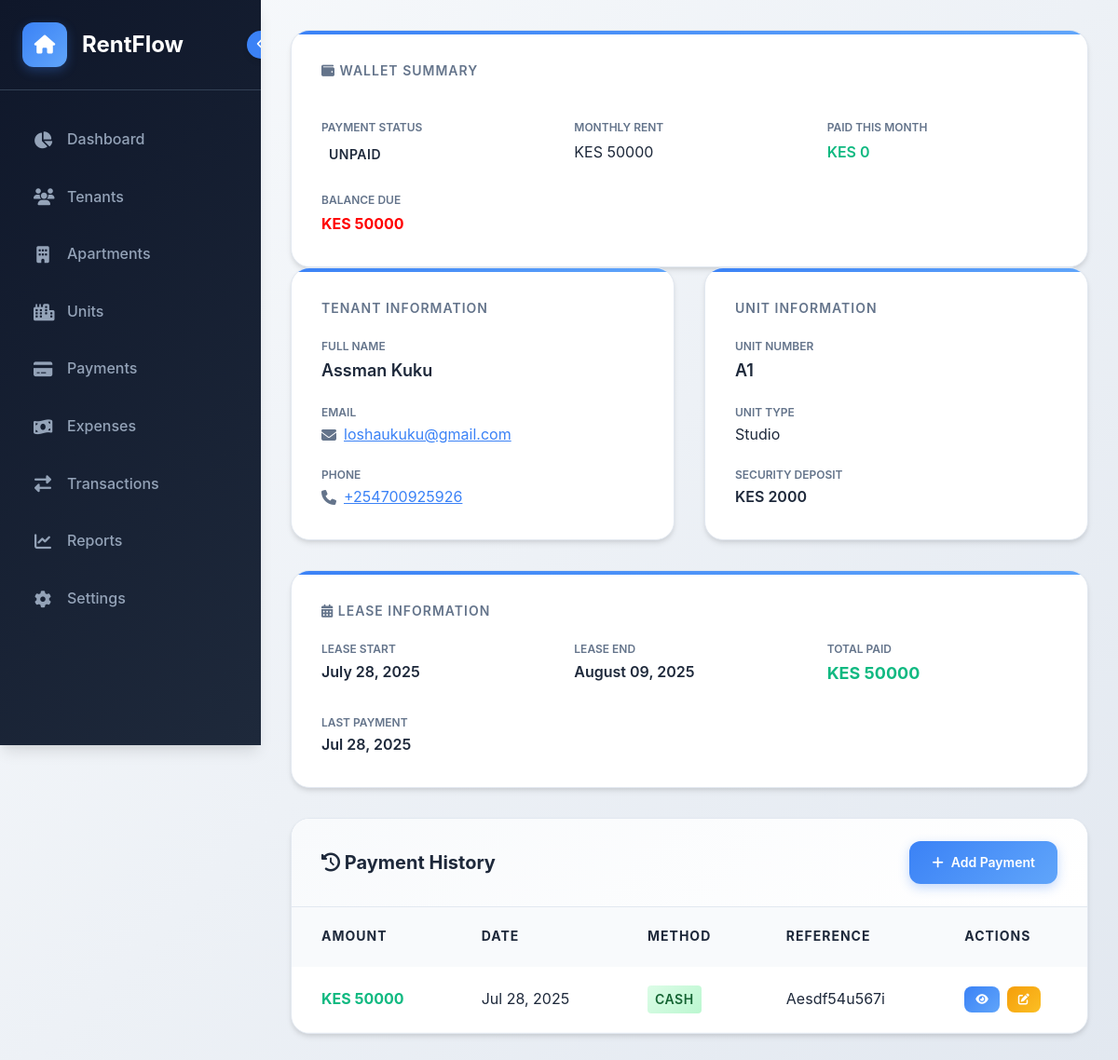
Page /tenants/1/ on the committed database.
### rentals/models.py (models this page shows, shortened)
class Tenant(models.Model):
    PAYMENT_STATUS = [
        ('paid', 'Paid'),
        ('unpaid', 'Unpaid'),
        ('partial', 'Partial'),
        ('overdue', 'Overdue'),
    ]
    phone_regex = RegexValidator(
        regex=r'^\+?1?\d{9,15}$',
        message="Phone number must be entered in the format: '+999999999'. Up to 15 digits allowed."
    )
    first_name = models.CharField(max_length=50)
    last_name = models.CharField(max_length=50)
    email = models.EmailField(unique=True)
    phone_number = models.CharField(validators=[phone_regex], max_length=17)
    unit = models.OneToOneField('Unit', on_delete=models.CASCADE, related_name='tenant')
    lease_start_date = models.DateField()
    lease_end_date = models.DateField()
    security_deposit = models.DecimalField(max_digits=10, decimal_places=2)
    payment_status = models.CharField(max_length=10, choices=PAYMENT_STATUS, default='unpaid')
    created_at = models.DateTimeField(auto_now_add=True)
    updated_at = models.DateTimeField(auto_now=True)
    @property
    def full_name(self):
        return f"{self.first_name} {self.last_name}"
    def calculate_balance(self):
        today = now().date()
        current_month_start = today.replace(day=1)
        months_rented = (today.year - self.lease_start_date.year) * 12 + (today.month - self.lease_start_date.month) + 1
        total_expected_rent = months_rented * self.unit.rent_amount
        total_paid = self.payments.aggregate(total=models.Sum('amount'))['total'] or 0
        paid_this_month = self.payments.filter(
            payment_date__gte=current_month_start
        ).aggregate(total=models.Sum('amount'))['total'] or 0
        balance = total_expected_rent - total_paid
        status = "Fully Paid" if balance <= 0 else ("Partially Paid" if paid_this_month > 0 else "Unpaid")
        return {
            "monthly_rent": self.unit.rent_amount,
            "paid": paid_this_month,
            "balance": balance,
            "status": status
        }
    class Meta:
        ordering = ['first_name', 'last_name']

class Unit(models.Model):
    UNIT_TYPES = [
        ('studio', 'Studio'),
        ('1br', '1 Bedroom'),
        ('2br', '2 Bedroom'),
        ('3br', '3 Bedroom'),
        ('4br', '4 Bedroom'),
    ]
    STATUS_CHOICES = [
        ('vacant', 'Vacant'),
        ('occupied', 'Occupied'),
        ('maintenance', 'Under Maintenance'),
    ]
    unit_number = models.CharField(max_length=10, unique=True)
    unit_type = models.CharField(max_length=10, choices=UNIT_TYPES)
    rent_amount = models.DecimalField(max_digits=10, decimal_places=2)
    description = models.TextField(blank=True)
    status = models.CharField(max_length=15, choices=STATUS_CHOICES, default='vacant')
    created_at = models.DateTimeField(auto_now_add=True)
    updated_at = models.DateTimeField(auto_now=True)
    block = models.ForeignKey(Block, on_delete=models.CASCADE, related_name='units', null=True, blank=True)
    class Meta:
        ordering = ['unit_number']

class Payment(models.Model):
    PAYMENT_METHODS = [
        ('cash', 'Cash'),
        ('mpesa', 'M-Pesa'),
        ('bank_transfer', 'Bank Transfer'),
        ('cheque', 'Cheque'),
    ]
    tenant = models.ForeignKey(Tenant, on_delete=models.CASCADE, related_name='payments')
    amount = models.DecimalField(max_digits=10, decimal_places=2)
    payment_date = models.DateField()
    payment_method = models.CharField(max_length=15, choices=PAYMENT_METHODS)
    reference_number = models.CharField(max_length=50, blank=True)
    notes = models.TextField(blank=True)
    created_at = models.DateTimeField(auto_now_add=True)
    class Meta:
        ordering = ['-payment_date']

### rentals/views.py (the view)
# urls.py: path('tenants/<int:tenant_id>/', views.view_tenant, name='view_tenant'),
def view_tenant(request, tenant_id):
    tenant = get_object_or_404(Tenant, id=tenant_id)
    payments = Payment.objects.filter(tenant=tenant).order_by('-payment_date')[:10]
    wallet = tenant.calculate_balance()
    payment_status = wallet['status']
    status_class = payment_status.lower().replace(" ", "-")
    context = {
        'tenant': tenant,
        'payments': payments,
        'total_paid': payments.aggregate(total=Sum('amount'))['total'] or 0,
        'last_payment': payments.first(),
        'wallet': wallet,  # ✅ Add wallet to context
        'payment_status': payment_status,
        'status_class': status_class,
    }
    return render(request, 'rentals/view_tenant.html', context)

### templates/rentals/view_tenant.html (shortened to what this page needs)
{% extends 'base.html' %}
{% block content %}
<div class="card wallet-summary-card">
  <div class="card-header bg-warning text-white">
    <h5 class="card-title mb-0"><i class="fas fa-wallet"></i> Wallet Summary</h5>
  </div>
  <div class="card-body">
    <div class="wallet-grid">
      <div class="wallet-item">
        <label>Payment Status</label>
        <span class="status {{ status_class }}">
        {{ payment_status }}
        </span>
      </div>
      <div class="wallet-item">
        <label>Monthly Rent</label>
        <div>KES {{ tenant.unit.rent_amount|floatformat:0 }}</div>
      </div>
      <div class="wallet-item">
        <label>Paid This Month</label>
        <div style="color: var(--success-color); font-weight: 600;">
          KES {{ wallet.paid|floatformat:0 }}
        </div>
      </div>
      <div class="wallet-item">
        <label>Balance Due</label>
        <div style="color: red; font-weight: 700;">
          KES {{ wallet.balance|floatformat:0 }}
        </div>
      </div>
    </div>
  </div>
</div>
<div class="responsive-grid two-column">
    <div class="card">
        <div class="card-header bg-primary text-white">
            <h5 class="card-title mb-0">Tenant Information</h5>
        </div>
        <div class="card-body">
            <div style="display: grid; gap: 16px;">
            <div>
                <label style="font-weight: 600; color: var(--text-light); font-size: 12px; text-transform: uppercase;">Full Name</label>
                <div style="font-size: 18px; font-weight: 600;">{{ tenant.full_name }}</div>
            </div>
            <div>
                <label style="font-weight: 600; color: var(--text-light); font-size: 12px; text-transform: uppercase;">Email</label>
                <div style="display: flex; align-items: center; gap: 8px;">
                    <i class="fas fa-envelope" style="color: var(--text-light);"></i>
                    <a href="mailto:{{ tenant.email }}" style="color: var(--primary-color);">{{ tenant.email }}</a>
                </div>
            </div>
            <div>
                <label style="font-weight: 600; color: var(--text-light); font-size: 12px; text-transform: uppercase;">Phone</label>
                <div style="display: flex; align-items: center; gap: 8px;">
                    <i class="fas fa-phone" style="color: var(--text-light);"></i>
                    <a href="tel:{{ tenant.phone_number }}" style="color: var(--primary-color);">{{ tenant.phone_number }}</a>
                </div>
            </div>
        </div>
        </div>
    </div>
    <div class="card">
        <div class="card-header bg-success text-white">
            <h5 class="card-title mb-0">Unit Information</h5>
        </div>
        <div class="card-body">
            <div style="display: grid; gap: 16px;">
            <div>
                <label style="font-weight: 600; color: var(--text-light); font-size: 12px; text-transform: uppercase;">Unit Number</label>
                <div style="font-size: 18px; font-weight: 600;">{{ tenant.unit.unit_number }}</div>
            </div>
            <div>
                <label style="font-weight: 600; color: var(--text-light); font-size: 12px; text-transform: uppercase;">Unit Type</label>
                <div>{{ tenant.unit.get_unit_type_display }}</div>
            </div>
            <div>
                <label style="font-weight: 600; color: var(--text-light); font-size: 12px; text-transform: uppercase;">Security Deposit</label>
                <div style="font-weight: 600;">KES {{ tenant.security_deposit|floatformat:0 }}</div>
            </div>
        </div>
        </div>
    </div>
</div>
<div class="card" style="margin-bottom: 32px;">
    <h3 class="card-title">
        <i class="fas fa-calendar-alt"></i>
        Lease Information
    </h3>
    <div style="display: grid; grid-template-columns: repeat(auto-fit, minmax(200px, 1fr)); gap: 24px;">
        <div>
            <label style="font-weight: 600; color: var(--text-light); font-size: 12px; text-transform: uppercase;">Lease Start</label>
            <div style="font-weight: 600;">{{ tenant.lease_start_date|date:"F d, Y" }}</div>
        </div>
        <div>
            <label style="font-weight: 600; color: var(--text-light); font-size: 12px; text-transform: uppercase;">Lease End</label>
            <div style="font-weight: 600;">{{ tenant.lease_end_date|date:"F d, Y" }}</div>
        </div>
        <div>
            <label style="font-weight: 600; color: var(--text-light); font-size: 12px; text-transform: uppercase;">Total Paid</label>
            <div style="font-size: 18px; font-weight: 700; color: var(--success-color);">
                KES {{ total_paid|floatformat:0 }}
            </div>
        </div>
        <div>
            <label style="font-weight: 600; color: var(--text-light); font-size: 12px; text-transform: uppercase;">Last Payment</label>
            <div style="font-weight: 600;">
                {% if last_payment %}
                    {{ last_payment.payment_date|date:"M d, Y" }}
                {% else %}
                    No payments yet
                {% endif %}
            </div>
        </div>
    </div>
</div>
<div class="table-container">
    <div class="table-header">
        <h3 class="table-title">
            <i class="fas fa-history"></i>
            Payment History
        </h3>
        <a href="{% url 'add_payment' %}" class="btn btn-primary">
            <i class="fas fa-plus"></i>
            Add Payment
        </a>
    </div>
    <table>
        <thead>
            <tr>
                <th>Amount</th>
                <th>Date</th>
                <th>Method</th>
                <th>Reference</th>
                <th>Actions</th>
            </tr>
        </thead>
        <tbody>
            {% for payment in payments %}
            <tr>
                <td>
                    <span style="font-weight: 700; color: var(--success-color);">
                        KES {{ payment.amount|floatformat:0 }}
                    </span>
                </td>
                <td>{{ payment.payment_date|date:"M d, Y" }}</td>
                <td>
                    <span class="status status-paid">
                        {{ payment.get_payment_method_display }}
                    </span>
                </td>
                <td>{{ payment.reference_number|default:"-" }}</td>
                <td>
                    <div class="action-buttons">
                        <a href="{% url 'view_payment' payment.id %}" class="btn-action btn-view tooltip" data-tooltip="View Details">
                            <i class="fas fa-eye"></i>
                        </a>
                        <a href="{% url 'edit_payment' payment.id %}" class="btn-action btn-edit tooltip" data-tooltip="Edit Payment">
                            <i class="fas fa-edit"></i>
                        </a>
                    </div>
                </td>
            </tr>
            {% endfor %}
        </tbody>
    </table>
</div>
{% endblock %}

### templates/base.html (style rules this page uses)
:root { --primary-color: #3b82f6; --primary-dark: #2563eb; --primary-light: #60a5fa; --secondary-color: #64748b; --success-color: #10b981; --warning-color: #f59e0b; --danger-color: #ef4444; --dark-bg: #0f172a; --dark-bg-light: #1e293b; --dark-bg-lighter: #334155; --light-bg: #f8fafc; --white: #ffffff; --text-dark: #1e293b; --text-light: #64748b; --text-muted: #94a3b8; --border-color: #e2e8f0; --shadow: 0 4px 6px -1px rgba(0, 0, 0, 0.1), 0 2px 4px -1px rgba(0, 0, 0, 0.06); --shadow-lg: 0 10px 15px -3px rgba(0, 0, 0, 0.1), 0 4px 6px -2px rgba(0, 0, 0, 0.05); --sidebar-width: 280px; --sidebar-collapsed-width: 80px; }
* { margin: 0; padding: 0; box-sizing: border-box; }
body { font-family: 'Inter', -apple-system, BlinkMacSystemFont, 'Segoe UI', Roboto, sans-serif; background: linear-gradient(135deg, #f8fafc 0%, #e2e8f0 100%); color: var(--text-dark); line-height: 1.6; overflow-x: hidden; }
.btn { padding: 12px 24px; border: none; border-radius: 12px; cursor: pointer; font-weight: 600; font-size: 14px; transition: all 0.3s cubic-bezier(0.4, 0, 0.2, 1); text-decoration: none; display: inline-flex; align-items: center; gap: 8px; position: relative; overflow: hidden; }
.btn::before { content: ''; position: absolute; top: 0; left: -100%; width: 100%; height: 100%; background: linear-gradient(90deg, transparent, rgba(255, 255, 255, 0.2), transparent); transition: left 0.6s; }
.btn-primary { background: linear-gradient(135deg, var(--primary-color) 0%, var(--primary-light) 100%); color: white; box-shadow: 0 4px 12px rgba(59, 130, 246, 0.3); }
.card { background: white; border-radius: 20px; padding: 32px; box-shadow: var(--shadow); border: 1px solid var(--border-color); transition: all 0.3s cubic-bezier(0.4, 0, 0.2, 1); position: relative; overflow: hidden; animation: fadeInScale 0.6s ease-out; }
.card::before { content: ''; position: absolute; top: 0; left: 0; width: 100%; height: 4px; background: linear-gradient(90deg, var(--primary-color), var(--primary-light)); }
.card-title { font-size: 14px; font-weight: 600; color: var(--text-light); text-transform: uppercase; letter-spacing: 1px; margin-bottom: 16px; }
.table-container { background: white; border-radius: 20px; overflow: hidden; box-shadow: var(--shadow); border: 1px solid var(--border-color); animation: slideInUp 0.6s ease-out; }
.table-header { padding: 24px 32px; border-bottom: 1px solid var(--border-color); display: flex; justify-content: space-between; align-items: center; background: linear-gradient(135deg, var(--light-bg) 0%, white 100%); }
.table-title { font-size: 20px; font-weight: 700; color: var(--text-dark); }
table { width: 100%; border-collapse: collapse; }
th, td { padding: 20px 32px; text-align: left; border-bottom: 1px solid #f8fafc; }
th { background: var(--light-bg); font-weight: 700; color: var(--text-dark); font-size: 14px; text-transform: uppercase; letter-spacing: 1px; }
tbody tr { transition: all 0.3s ease; }
.status { padding: 6px 16px; border-radius: 20px; font-size: 12px; font-weight: 600; text-transform: uppercase; letter-spacing: 0.5px; }
.status-paid { background: linear-gradient(135deg, #dcfce7 0%, #bbf7d0 100%); color: #166534; }
.action-buttons { display: flex; gap: 8px; align-items: center; }
.btn-action { padding: 8px 12px; border: none; border-radius: 8px; cursor: pointer; font-size: 12px; font-weight: 500; transition: all 0.3s ease; text-decoration: none; display: inline-flex; align-items: center; gap: 4px; }
.btn-view { background: linear-gradient(135deg, #3b82f6 0%, #60a5fa 100%); color: white; }
.btn-edit { background: linear-gradient(135deg, #f59e0b 0%, #fbbf24 100%); color: white; }
.tooltip { position: relative; }
.tooltip::after { content: attr(data-tooltip); position: absolute; bottom: 100%; left: 50%; transform: translateX(-50%); background: var(--dark-bg); color: white; padding: 8px 12px; border-radius: 8px; font-size: 12px; white-space: nowrap; opacity: 0; pointer-events: none; transition: opacity 0.3s ease; z-index: 1000; }
.table-container { overflow-x: auto; -webkit-overflow-scrolling: touch; }
.table-container table { min-width: 800px; width: 100%; border-collapse: collapse; }

### rows in the picture
Tenant: unit.rent_amount "50000", full_name "Assman Kuku", email "loshaukuku@gmail.com", phone_number "+254700925926", unit.unit_number "A1", unit.unit_type "Studio", security_deposit "2000", lease_start_date "July 28, 2025", lease_end_date "August 09, 2025"
Payment: payment_date "Jul 28, 2025", amount "50000", payment_method "CASH", reference_number "Aesdf54u567i"

### other values in the picture
{{ payment_status }} "UNPAID"
{{ wallet.paid|floatformat:0 }} "0"
{{ wallet.balance|floatformat:0 }} "50000"
{{ total_paid|floatformat:0 }} "50000"
